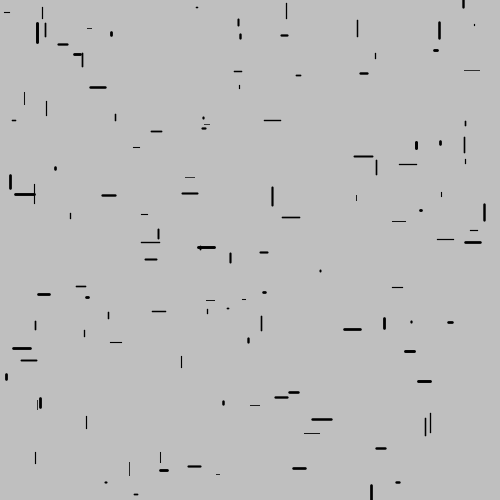
Frame 1 (no input)
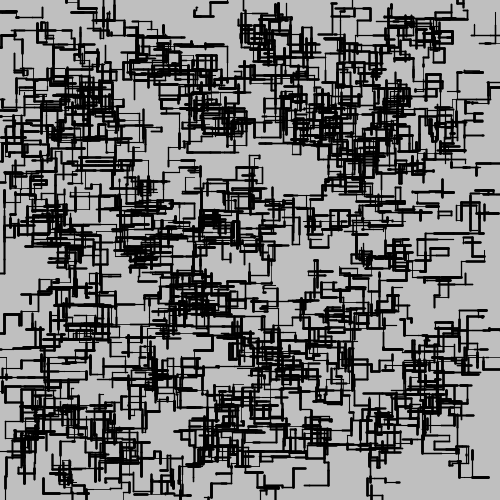
Frame 60 (the mouse pressed at the canvas centre just before this capture)
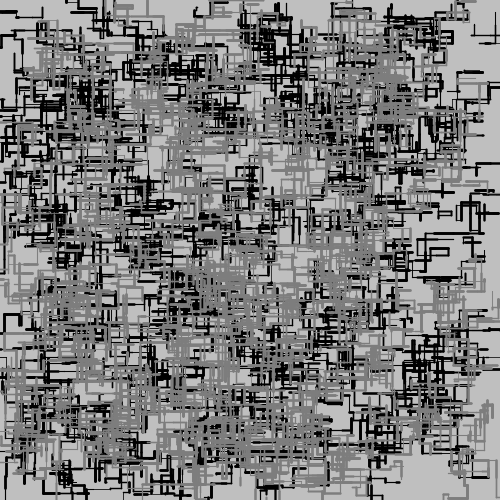
Frame 120 (the mouse held since frame 60 and released just before this capture)

The Processing sketch that drew these frames (run headless with seeded random() and noise(); from frame 60 on, the mouse is pressed at the canvas centre):

// Processing sketch: Lines
// ── Lines.pde
// clear design: use background to run over it //<>// //<>//
// p3d = 3d; Z coordinate
// edge detection: when it exceeds width, etc, then start in new random location
//Line line;
Line[] lines = new Line[120];

void setup() {
  background(random(75, 255));
  size(500, 500);
  //line = new Line(random(width), random(height), random(1, 5), random(1, 20));
  for (int i = 0; i < lines.length; i++) {
    lines[i] = new Line(random(width), random(height), random(1, 5), random(1, 20));
  }
}
void draw() {
  //line.display();
  frameReset();
  for (int i = 0; i < lines.length; i++) {
    lines[i].display();
  }
}

  void frameReset() {
    if (frameCount > 1000) {
      clear();
    }
    println(frameCount);
  }
  // crazy worm game: background(0); , stroke(mouseX) or 255;
  // have keyboard control or mouse control??

// ── Line.pde
class Line {
  // 1st: variables; 2nd: constructor; 3rd display method; 4th: Movement methods

  // Member variables
  float xpos;
  float ypos;
  float strokeW;
  float pointCount;

  // constructor
  Line(float xpos, float ypos, float strokeW, float pointCount) {
    this.xpos = xpos; // this = takes temporary value and set it in fixed variables
    this.ypos = ypos;
    this.strokeW = strokeW;
    this.pointCount = pointCount;
  }

  void display() {
    strokeW = random(1, 3);
    pointCount = random(1, 20);
    stroke(mouseX/2); // or stroke(0);
    strokeWeight(strokeW);
    detection();
    moving();
  }

  void moveRight(float startX, float startY, float moveCount) {
    for (float i = 0; i < moveCount; i = i + 1) {
      point(startX + i, startY);
      xpos = startX + i;
    }
  }
  void moveLeft(float startX, float startY, float moveCount) {
    for (float i = 0; i < moveCount; i = i + 1) {
      point(startX - i, startY);
      xpos = startX - i;
    }
  }
  void moveUp(float startX, float startY, float moveCount) {
    for (float i = 0; i < moveCount; i = i + 1) {
      point(startX, startY + i);
      ypos = startY + i;
    }
  }
  void moveDown(float startX, float startY, float moveCount) {
    for (float i = 0; i < moveCount; i = i + 1) {
      point(startX, startY - i);
      ypos = startY - i;
    }
  }

  void moving() {
    if (random(100) > 70) {
      strokeWeight(strokeW);
      moveLeft(xpos, ypos, pointCount);
    } else if (random(100) > 65) {
      strokeWeight(strokeW);
      moveUp(xpos, ypos, pointCount);
    } else if (random(100) > 55) {
      strokeWeight(strokeW);
      moveDown(xpos, ypos, pointCount);
    } else {
      strokeWeight(strokeW);
      moveRight(xpos, ypos, pointCount);
    }
  }

  void detection() {
    if (xpos > width || xpos < width - width) {
      xpos = random(width);
    } else if (ypos > height || ypos < height - height) {
      ypos = random(height);
    }
  }
}
